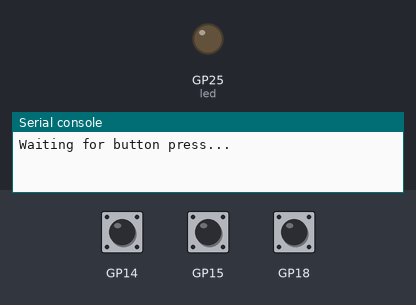
Bench run of a program on a simulated Raspberry Pi Pico running CircuitPython. Shown: output pins drawn as LEDs (lit = HIGH), the last lines printed to the serial console. Inputs (shaded band) come from the test bench; at power-on: GP14 HIGH, GP15 HIGH, GP18 HIGH.

Above: at 1.2 s.
1.3 s: GP14 pulled LOW for 0.15 s
At 1.9 s:
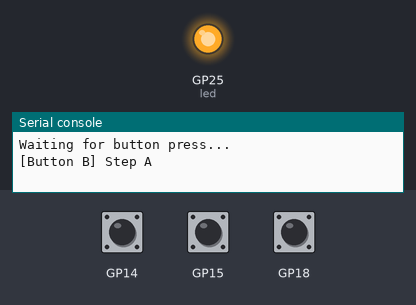
4.4 s: GP15 pulled LOW for 0.15 s
9.9 s: GP14 pulled LOW for 1 s
At 10.8 s:
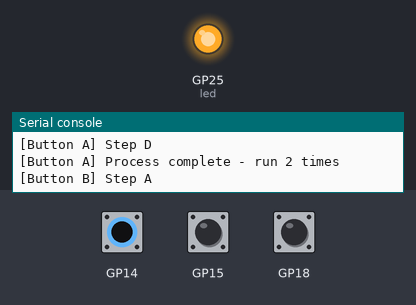
13.9 s: GP14 pulled LOW for 3.2 s
Timing chart, 0 to 19.4 s (numbered marks = the images above; inputs shaded):
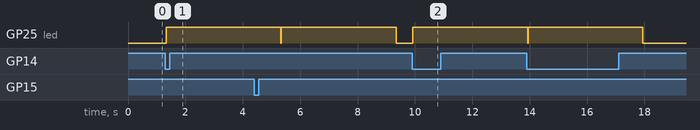

The program:

slow_events.py
```python
import board
import digitalio
import keypad
import time

led = digitalio.DigitalInOut(board.LED)
led.direction = digitalio.Direction.OUTPUT

keys = keypad.Keys(
    (board.GP15, board.GP14),
    value_when_pressed=False
)

reset_button = keypad.Keys(
    (board.GP18,),
    value_when_pressed=False
)

counter = 0


def slow_process(source):
    global counter
    steps = ["A", "B", "C", "D"]

    led.value = True
    for step in steps:
        print(f"[Button {source}] Step {step}")
        time.sleep(1)
    led.value = False

    counter += 1
    print(f"[Button {source}] Process complete - run {counter} times")


print("Waiting for button press...")

while True:
    reset_event = reset_button.events.get()
    if reset_event and reset_event.pressed:
        counter = 0
        keys.events.clear()
        print("Reset - counter zeroed, queue cleared")

    event = keys.events.get()
    if event and event.pressed:
        if event.key_number == 0:
            slow_process("A")
        elif event.key_number == 1:
            slow_process("B")

    time.sleep(0.01)
```

Measured:
- after the input at 1.3 s, GP25 (led): LOW → HIGH at once
- after the input at 9.9 s, GP25 (led): LOW → HIGH at once
